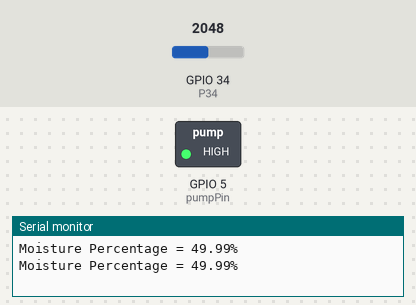
A sketch run on a simulated ESP32. Shown: switched loads named in the sketch (green lamp = pin HIGH), the last lines printed to the serial monitor. Inputs (shaded band) come from the test bench; at power-on: GPIO 34 (P34) = 2048.

Above: at 1.8 s.
1.9 s: GPIO 34 (P34) set to 2831
3.4 s: GPIO 34 (P34) set to 2899
At 5.4 s:
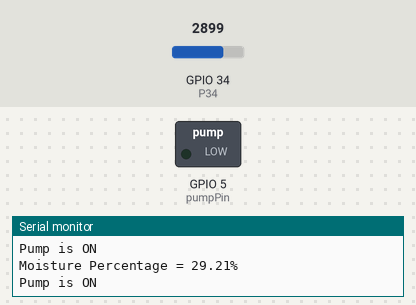
Timing chart, 0 to 6.9 s (numbered marks = the images above; inputs shaded):
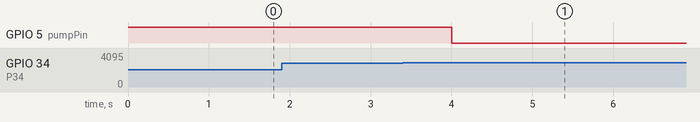

The sketch:

soil_measure_waterpump.ino
```cpp
const int P34 = 34;       // GPIO34 for the soil moisture sensor
const int pumpPin = 5;    // GPIO5 for the water pump control (connected to the relay)

const int startThreshold = 30;  // Moisture percentage threshold to turn on the pump
const int stopThreshold = 60;   // Moisture percentage threshold to turn off the pump

void setup() {
  Serial.begin(9600);    // Set baud rate for serial communication
  pinMode(pumpPin, OUTPUT);  // Set GPIO5 as an output for the water pump

  // Set initial state of the relay (pump off)
  digitalWrite(pumpPin, HIGH); // Pump OFF (relay not active)
}

void loop() {
  float moisture_percentage;
  int sensor_analog;

  sensor_analog = analogRead(P34);  // Read the analog value from GPIO34

  // Calculate moisture percentage
  moisture_percentage = (100. - ((sensor_analog / 4095.00) * 100. ));

  // Print the moisture percentage to the Serial Monitor
  Serial.print("Moisture Percentage = ");
  Serial.print(moisture_percentage);
  Serial.println("%");

  // Control the water pump based on the moisture level
  if (moisture_percentage < startThreshold) {
    digitalWrite(pumpPin, LOW); // Turn on the water pump (relay active)
    Serial.println("Pump is ON");
  } else if (moisture_percentage >= stopThreshold) {
    digitalWrite(pumpPin, HIGH);  // Turn off the water pump (relay not active)
    Serial.println("Pump is OFF");
  }

  delay(1000);  // Wait for 1 second before the next reading
}
```

Measured:
- the behaviour switches between 2866 and 2867 on GPIO 34 (P34) (found by bisection; images 0 and 1)
- after the input at 3.4 s, GPIO 5 (pumpPin): HIGH → LOW after 0.60 s
